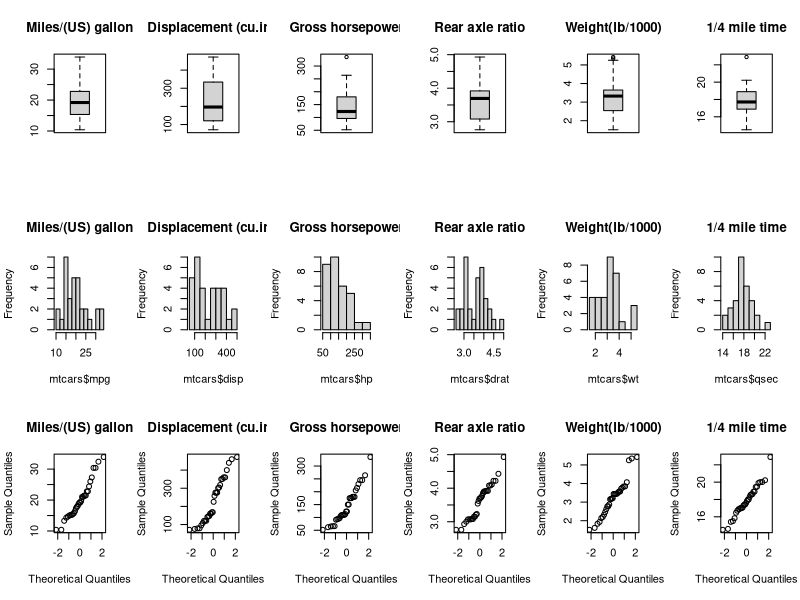
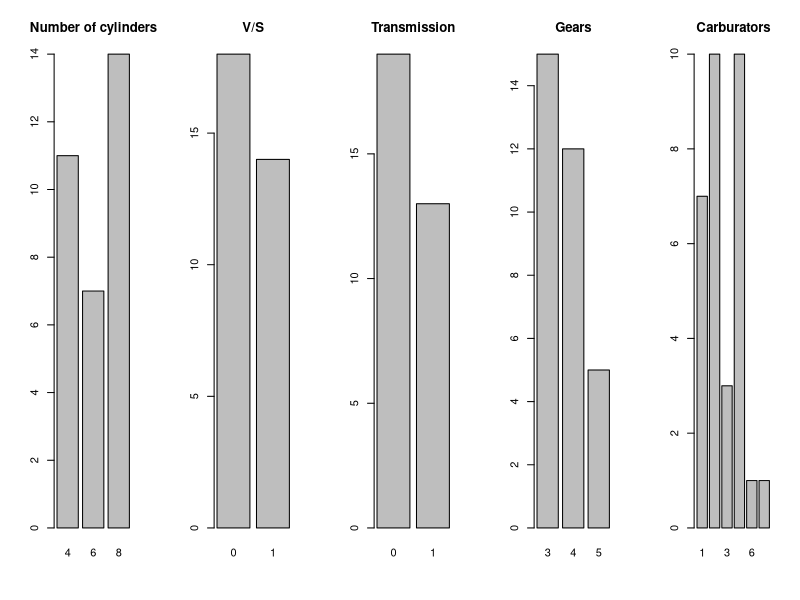
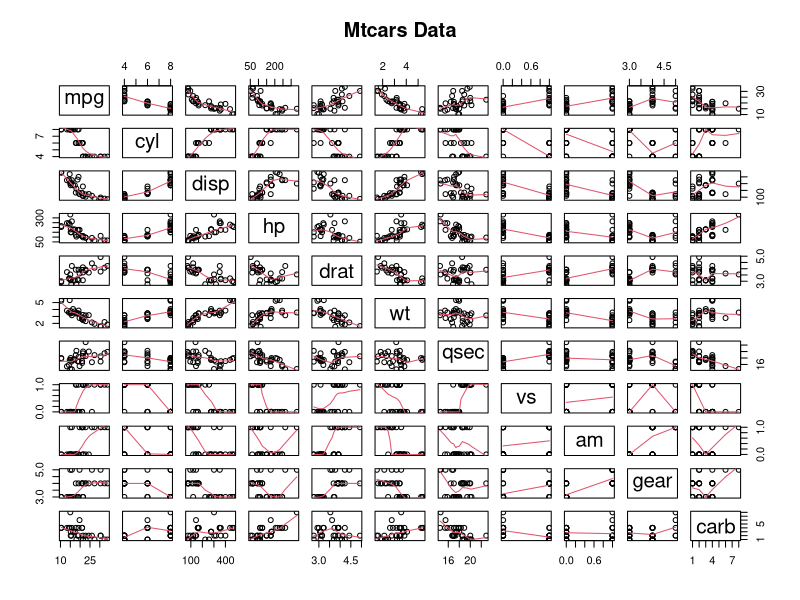
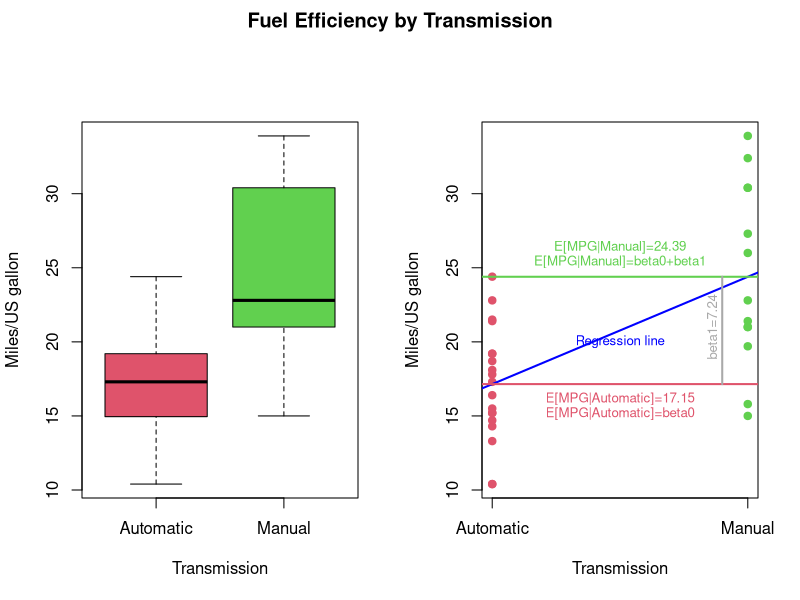
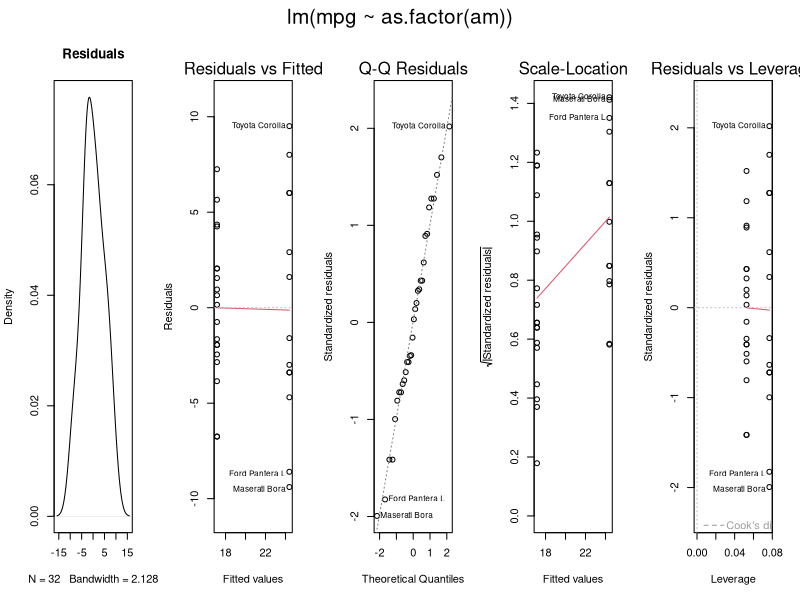
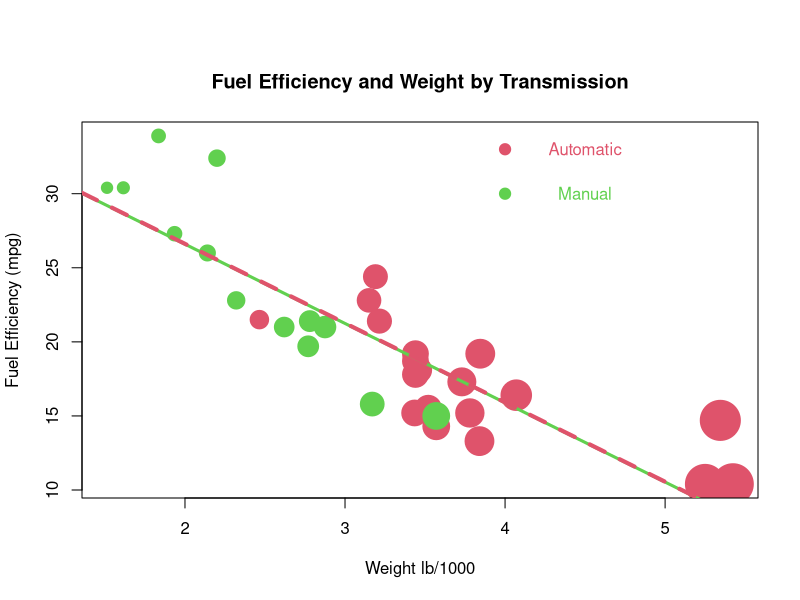
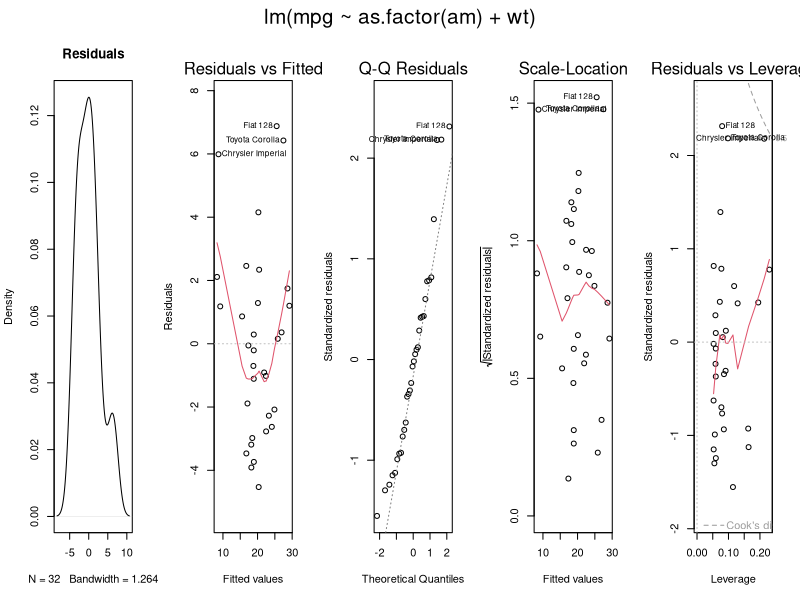
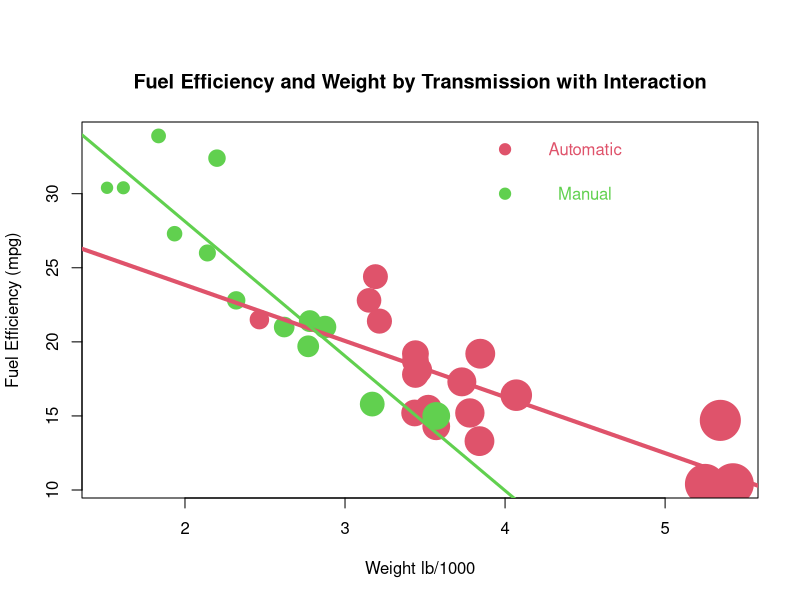

Generate these figures, in order, with R:
## ---- chunk 1
library(datasets)
data(mtcars)
## ---- chunk 2
m0<-lm(mpg~as.factor(am),data=mtcars)
summary(m0)$coefficients
## ---- chunk 3
m1<-lm(mpg~as.factor(am)+wt,data=mtcars)
summary(m1)$coefficients
## ---- chunk 4
m2<-lm(mpg~as.factor(am)+wt+wt*as.factor(am),data=mtcars)
summary(m2)$coefficients
## ---- chunk 5
m01<-lm(mpg~as.factor(am)+as.factor(cyl),data=mtcars)
summary(m01)$coefficients
AIC(m01)
m02<-lm(mpg~as.factor(am)+disp,data=mtcars)
summary(m02)$coefficients
AIC(m02)
m03<-lm(mpg~as.factor(am)+log10(hp),data=mtcars)
summary(m03)$coefficients
AIC(m03)
m04<-lm(mpg~as.factor(am)+drat,data=mtcars)
summary(m04)$coefficients
AIC(m04)
m05<-lm(mpg~as.factor(am)+wt,data=mtcars)
summary(m05)$coefficients
AIC(m05)
m06<-lm(mpg~as.factor(am)+qsec,data=mtcars)
summary(m06)$coefficients
AIC(m06)
m07<-lm(mpg~as.factor(am)+as.factor(vs),data=mtcars)
summary(m07)$coefficients
AIC(m07)
m08<-lm(mpg~as.factor(am)+as.factor(gear),data=mtcars)
summary(m08)$coefficients
AIC(m08)
m09<-lm(mpg~as.factor(am)+as.factor(carb),data=mtcars)
summary(m09)$coefficients
AIC(m09)
m11<-lm(mpg~as.factor(am)+log10(hp)+as.factor(cyl),data=mtcars)
summary(m11)
AIC(m11)
m12<-lm(mpg~as.factor(am)+log10(hp)+disp,data=mtcars)
summary(m12)
AIC(m12)
m13<-lm(mpg~as.factor(am)+log10(hp)+drat,data=mtcars)
summary(m13)
AIC(m13)
m14<-lm(mpg~as.factor(am)+log10(hp)+wt,data=mtcars)
summary(m14)
AIC(m14)
m15<-lm(mpg~as.factor(am)+log10(hp)+qsec,data=mtcars)
summary(m15)
AIC(m15)
m16<-lm(mpg~as.factor(am)+log10(hp)+as.factor(gear),data=mtcars)
summary(m16)
AIC(m16)
m17<-lm(mpg~as.factor(am)+log10(hp)+as.factor(carb),data=mtcars)
summary(m17)
AIC(m17)
## ---- chunk 6
m3<-lm(mpg~as.factor(am)+log10(hp)+wt+wt*as.factor(am),data=mtcars)
summary(m3)$coefficients
## ---- chunk 7
f3 <- summary(m3)$fstatistic
p3<-pf(f3[1],f3[2],f3[3],lower.tail=F)
## ---- chunk 8
mf0<-lm(mpg~as.factor(am),data=mtcars)
mf1<-update(mf0,mpg~as.factor(am)+wt)
mf2<-update(mf0,mpg~as.factor(am)+wt+wt*as.factor(am))
mf3<-update(mf0,mpg~as.factor(am)+wt+wt*as.factor(am)+log10(hp))
anova(mf0,mf1,mf2,mf3)
## ---- chunk 9
par(mfrow=c(3,6))
boxplot(mtcars$mpg,main="Miles/(US) gallon")
boxplot(mtcars$disp,main="Displacement (cu.in.)")
boxplot(mtcars$hp,main="Gross horsepower")
boxplot(mtcars$drat,main="Rear axle ratio")
boxplot(mtcars$wt,main="Weight(lb/1000)")
boxplot(mtcars$qsec,main="1/4 mile time")
hist(mtcars$mpg,main="Miles/(US) gallon",breaks=10)
hist(mtcars$disp,main="Displacement (cu.in.)")
hist(mtcars$hp,main="Gross horsepower")
hist(mtcars$drat,main="Rear axle ratio",breaks=10)
hist(mtcars$wt,main="Weight(lb/1000)")
hist(mtcars$qsec,main="1/4 mile time")
qqnorm(mtcars$mpg,main="Miles/(US) gallon")
qqnorm(mtcars$disp,main="Displacement (cu.in.)")
qqnorm(mtcars$hp,main="Gross horsepower")
qqnorm(mtcars$drat,main="Rear axle ratio")
qqnorm(mtcars$wt,main="Weight(lb/1000)")
qqnorm(mtcars$qsec,main="1/4 mile time")
## ---- chunk 10
par(mfrow=c(1,5))
barplot(table(as.factor(mtcars$cyl)),main="Number of cylinders")
barplot(table(as.factor(mtcars$vs)),main="V/S")
barplot(table(as.factor(mtcars$am)),main="Transmission")
barplot(table(as.factor(mtcars$gear)),main="Gears")
barplot(table(as.factor(mtcars$carb)),main="Carburators")
## ---- chunk 11
par(mfrow=c(1,1))
pairs(mtcars, panel = panel.smooth, main = "Mtcars Data")
## ---- chunk 12
par(oma=c(0,0,2,0))
par(mfrow=c(1,2))
boxplot(mtcars$mpg~mtcars$am,ylab="Miles/US gallon",xlab="Transmission",names=c("Automatic","Manual"),col=c(2,3))
plot(mpg~am,data=mtcars,pch=19,xlab="Transmission",ylab="Miles/US gallon",xaxt="n",col=mtcars$am+2)
axis(1,at=c(0,1),labels=c("Automatic","Manual"))
abline(m0,lwd=2,col="blue")
text(0.5,20,"Regression line",col="blue",cex=0.8)
meanA<-m0$coefficients[1]
abline(h=meanA,lwd=2,col=2)
text(0.5,meanA-1,paste("E[MPG|Automatic]=",round(meanA,2),sep=""),col=2,cex=0.8)
text(0.5,meanA-2,"E[MPG|Automatic]=beta0",col=2,cex=0.8)
meanM<-m0$coefficients[1]+m0$coefficients[2]
abline(h=meanM,lwd=2,col=3)
text(0.5,meanM+2,paste("E[MPG|Manual]=",round(meanM,2),sep=""),col=3,cex=0.8)
text(0.5,meanM+1,"E[MPG|Manual]=beta0+beta1",col=3,cex=0.8)
lines(c(0.9,0.9),c(meanA,meanM),lwd=2,col="darkgrey")
text(0.86,21,paste("beta1=",round(meanM-meanA,2),sep=""),col="darkgrey",srt = 90,cex=0.8)
title(main="Fuel Efficiency by Transmission",outer=TRUE)
## ---- chunk 13
par(mfrow=c(1,5))
plot(density(resid(m0)),main="Residuals")
plot(m0)
## ---- chunk 14
par(mfrow=c(1,1))
plot(mtcars$wt,mtcars$mpg,col=mtcars$am+2,pch=19,xlab="Weight lb/1000",ylab="Fuel Efficiency (mpg)",main="Fuel Efficiency and Weight by Transmission",cex=mtcars$wt)
abline(a=m1$coeff[1]+m1$coeff[2],b=m1$coeff[3],lwd=3,col=3)
abline(a=m1$coeff[1],b=m1$coeff[3],lwd=4,col=2,lty=2)
points(4,33,pch=19,col=2,cex=1.5)
text(4.5,33,"Automatic",col=2,cex=1)
points(4,30,pch=19,col=3,cex=1.5)
text(4.5,30,"Manual",col=3,cex=1)
## ---- chunk 15
par(mfrow=c(1,5))
plot(density(resid(m1)),main="Residuals")
plot(m1)
## ---- chunk 16
par(mfrow=c(1,1))
plot(mtcars$wt,mtcars$mpg,col=mtcars$am+2,pch=19,xlab="Weight lb/1000",ylab="Fuel Efficiency (mpg)",main="Fuel Efficiency and Weight by Transmission with Interaction",cex=mtcars$wt)
abline(a=m2$coeff[1],b=m2$coeff[3],lwd=4,col=2)
abline(a=m2$coeff[1]+m2$coeff[2],b=m2$coeff[3]+m2$coeff[4],lwd=3,col=3)
points(4,33,pch=19,col=2,cex=1.5)
text(4.5,33,"Automatic",col=2,cex=1)
points(4,30,pch=19,col=3,cex=1.5)
text(4.5,30,"Manual",col=3,cex=1)
## ---- chunk 17
par(mfrow=c(1,5))
plot(density(resid(m2)),main="Residuals")
plot(m2)
## ---- chunk 18
par(mfrow=c(1,2))
plot(log10(mtcars$hp),mtcars$mpg,pch=15,col=mtcars$am+2, xlab="Horsepower in logarithmic scale of base 10",ylab="Fuel Efficiency miles/US gallon", main="Fuel Efficiency and Horsepower by Transmission",cex=mtcars$hp/50)
abline(a=m3$coeff[1]+2*m3$coeff[4],b=m3$coeff[3],lwd=2,col=2)
abline(a=m3$coeff[1]+m3$coeff[2]+(m3$coeff[4]+m3$coeff[5])*2,b=m3$coeff[3],lwd=2,col=3)
text(2.2,33,"Regression lines keeping weight constant (wt=2000 lb)",col="blue")
points(2.3,31,pch=15,col=2,cex=1.5)
text(2.4,31,"Automatic",col=2,cex=1)
points(2.3,30,pch=15,col=3,cex=1.5)
text(2.4,30,"Manual",col=3,cex=1)
plot(mtcars$wt,mtcars$mpg,col=mtcars$am+2,pch=19,xlab="Weight lb/1000",ylab="Fuel Efficiency (mpg)",main="Fuel Efficiency and weight by transmission type",cex=mtcars$wt)
abline(a=m3$coeff[1]+m3$coeff[3]*log10(110),b=m3$coeff[4],lwd=2,col=2)
text(4,33,"Regression lines keeping horsepower constant (hp=110)",col="blue")
abline(a=m3$coeff[1]+m3$coeff[2] +m3$coeff[3]*log10(110),b=m3$coeff[4]+m3$coeff[5],lwd=3,col=3)
points(4,31,pch=19,col=2,cex=1.5)
text(4.5,31,"Automatic",col=2,cex=1)
points(4,30,pch=19,col=3,cex=1.5)
text(4.5,30,"Manual",col=3,cex=1)
## ---- chunk 19
par(mfrow=c(1,5))
plot(density(resid(m3)),main="Residuals")
plot(m3)
